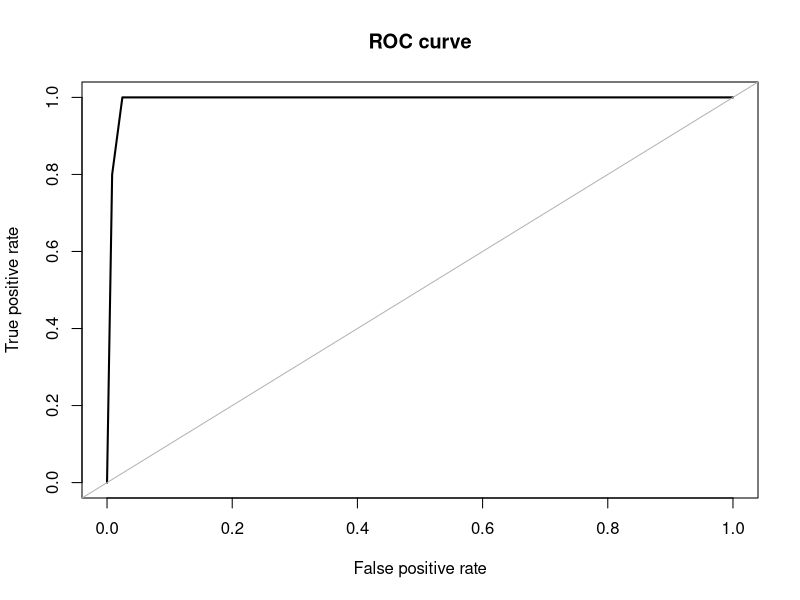
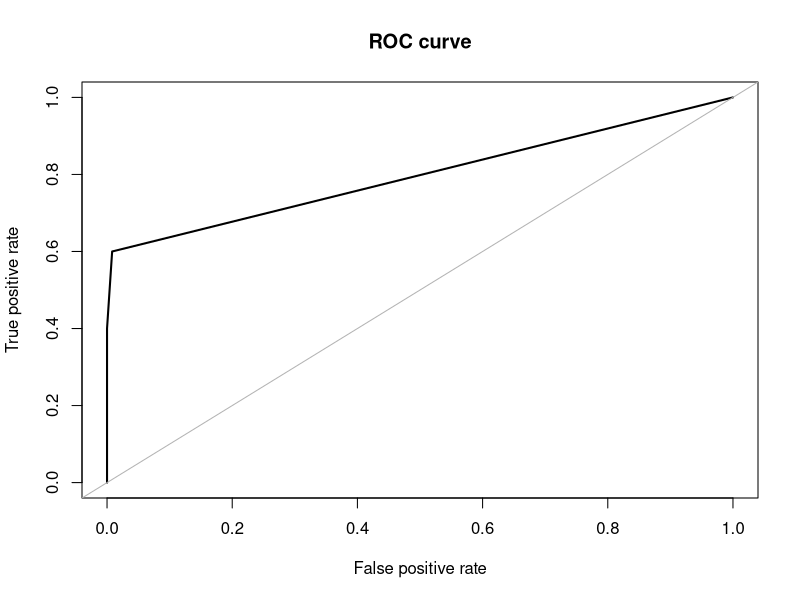
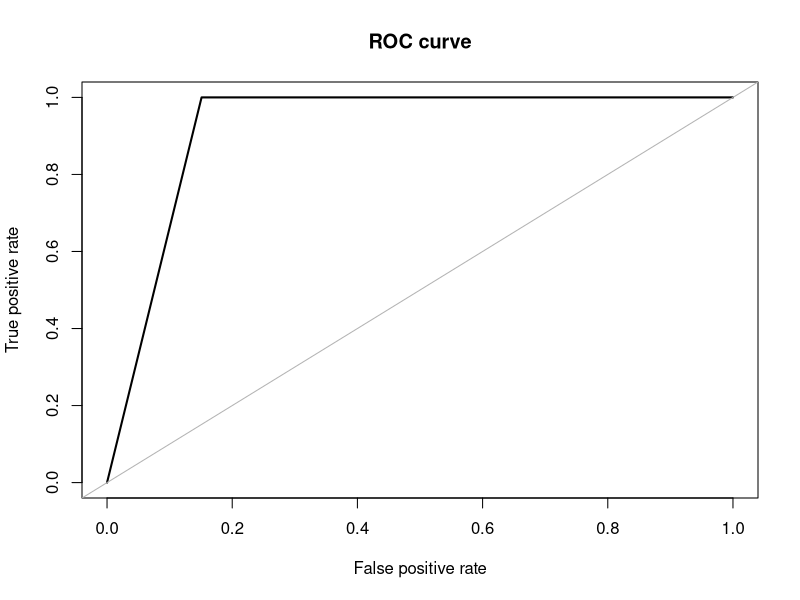
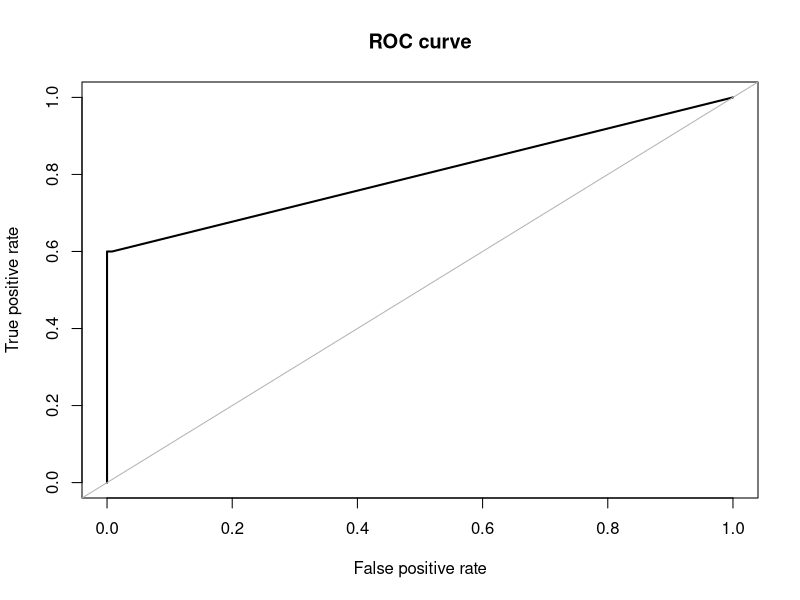

Recreate these plots in R, in order.
library(ROSE)
library(rpart)

data(hacide)
str(hacide.train)
#cek table
table(hacide.train$cls)
#check classes distribution
prop.table(table(hacide.train$cls))

treeimb <- rpart(cls ~ ., data = hacide.train)
pred.treeimb <- predict(treeimb, newdata = hacide.test)
#looking for accuracy
accuracy.meas(hacide.test$cls, pred.treeimb[,2])
#check ROC curve model 
roc.curve(hacide.test$cls, pred.treeimb[,2], plotit = F)

#Make sampling data
#oversampling and balance data
data_balanced_over <- ovun.sample(cls ~ ., data = hacide.train, method = "over",N = 1960)$data
table(data_balanced_over$cls)
#undersampling
data_balanced_under <- ovun.sample(cls ~ ., data = hacide.train, method = "under", N = 40, seed = 1)$data
table(data_balanced_under$cls)
#oversampling and undersampling on this imbalanced data
data_balanced_both <- ovun.sample(cls ~ ., data = hacide.train, method = "both", p=0.5, N=1000, seed = 1)$data
table(data_balanced_both$cls)
#Synthetically with ROSE
data.rose <- ROSE(cls ~ ., data = hacide.train, seed = 1)$data
table(data.rose$cls)

#built decision tree modesl
tree.rose <- rpart(cls ~ ., data = data.rose)
tree.over <- rpart(cls ~ ., data = data_balanced_over)
tree.under <- rpart(cls ~ ., data = data_balanced_under)
tree.both <- rpart(cls ~ ., data = data_balanced_both)

#make prediction on unseen data
pred.tree.rose <- predict(tree.rose, newdata = hacide.test)
pred.tree.over <- predict(tree.over, newdata = hacide.test)
pred.tree.under <- predict(tree.under, newdata = hacide.test)
pred.tree.both <- predict(tree.both, newdata = hacide.test)

#evaluate the accuracy of respective prediction
#AUC ROSE
roc.curve(hacide.test$cls, pred.tree.rose[,2])
#AUC oversampling
roc.curve(hacide.test$cls, pred.tree.over[,2])
#AUC undersampling
roc.curve(hacide.test$cls, pred.tree.under[,2])
#AUC both
roc.curve(hacide.test$cls, pred.tree.both[,2])

#check model accuracy using holdout and bagging
ROSE.holdout <- ROSE.eval(cls ~ ., data = hacide.train, learner = rpart, method.assess = "holdout", extr.pred = function(obj)obj[,2], seed = 1)
ROSE.holdout
